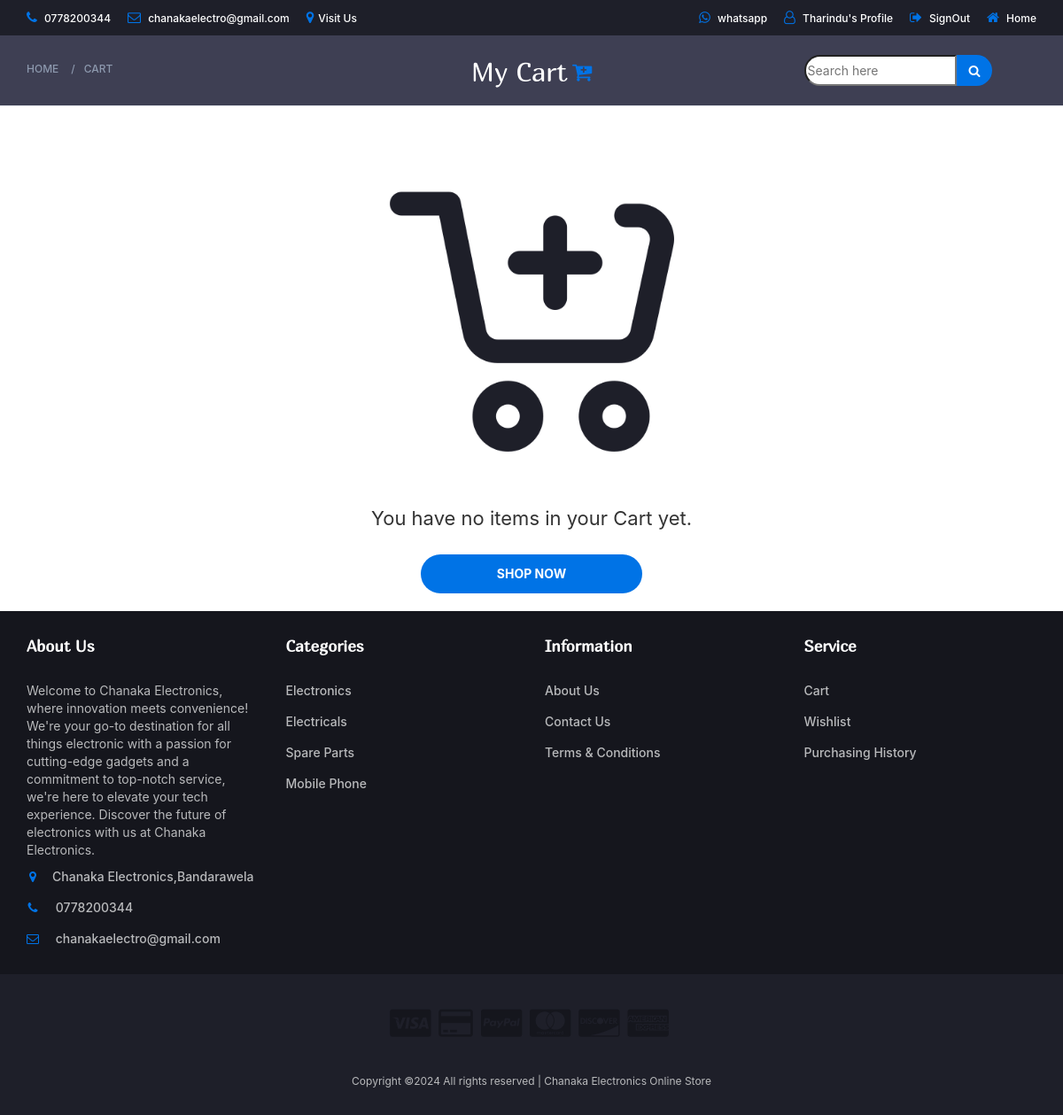
Page /cart.php (signed in) on the committed database.
### tables this page shows
CREATE TABLE IF NOT EXISTS `category` (
  `c_id` int NOT NULL AUTO_INCREMENT,
  `name` varchar(45) NOT NULL,
  `path` text,
  PRIMARY KEY (`c_id`) USING BTREE
);

### connection.php (called while the page is built, shortened)
<?php
class Database{
    public static $connection;
    public static function setUpConnection(){
        if(!isset(Database::$connection)){
            Database::$connection = new mysqli("localhost","root","tharinduCHA@8754","ceonline","3306");
        }
    }
    public static function search($q){
        $resultset = Database::$connection->query($q);
        return $resultset;
    }
}
?>

### cart.php (the view, shortened to what this page needs)
<!DOCTYPE html>
<html>
<?php
require "connection.php";
if (isset($_SESSION["user"])) {
    $email = $_SESSION["user"]["email"];
?>
    <head>
        <link type="text/css" rel="stylesheet" href="css/bootstrap.min.css" />
        <link type="text/css" rel="stylesheet" href="css/slick.css" />
        <link type="text/css" rel="stylesheet" href="css/slick-theme.css" />
        <link type="text/css" rel="stylesheet" href="css/nouislider.min.css" />
        <link rel="stylesheet" href="css/font-awesome.min.css">
        <link type="text/css" rel="stylesheet" href="css/style.css" />
        <link rel="stylesheet" href="style.css" />
        <link rel="stylesheet" href="bootstrap-icons.css" />
    </head>
    <body>
        <?php require "header.php"; ?>
        <div class="container-fluid vh-100">
            <div class="row">
                <div class="col-12  d-flex justify-content-center vh-100">
                    <div id="breadcrumb" class="section" style="height:80px; background-color: rgba(43, 45, 66, 0.91);">
                        <div class="container">
                            <div class="row  bread">
                                <div class="col-md-3 breadcrumb-resp" style="margin-top: 20px;">
                                    <ul class="breadcrumb-tree">
                                        <li><a href="home.php">Home</a></li>
                                        <li><a href="cart.php">cart</a></li>
                                    </ul>
                                </div>
                                <div class="col-md-6 col-sm-5 col-xs-5 wishlist" style="display: flex; justify-content: center; margin-top: 18px;">
                                    <h2 class="f3" style="font-weight:normal; color: white;">My Cart</h2>
                                    <a href="#" style="font-size: 24px; margin-left: 5px; color: #0073e6;"><i class="fa fa-cart-plus" aria-hidden="true"></i></a>
                                </div>
                                <div class="col-md-3 col-sm-5 col-xs-5 search-bar">
                                    <div class="header-search">
                                        <input class="input-search" placeholder="Search here" id="c">
                                        <button class="search-icon" style="font-size: 14px;"><i class="fa fa-search" aria-hidden="true" onclick="searchCart();"></i></button>
                                    </div>
                                </div>
                            </div>
                        </div>
                    </div>
                </div>
            </div>
            <?php
            $cart_rs = Database::search("SELECT * FROM `cart` WHERE `user_email`='" . $email . "'");
            $cart_num = $cart_rs->num_rows;
            $addrerss_Rsesultset = Database::search("SELECT district.id AS did FROM `user_has_address` INNER JOIN `city` ON user_has_address.city_id=city.id
            INNER JOIN `district` ON city.district_id=district.id WHERE `user_email`='" . $email . "'");
            $address_num = $addrerss_Rsesultset->num_rows;
            if ($address_num == 1) {
            ?>
                <?php
                if ($cart_num == 0) {
                ?>
                    <div class="col-12 ">
                        <div class="row">
                            <div class="col-12 empty-cart"></div><br>
                            <div class="col-12 text-center">
                                <label class="form-label f" style="font-size: 22px; font-weight: normal;">You have no items in your Cart
                                    yet.</label>
                            </div><br>
                            <div class="offset-4 col-12 d-grid mb-3" style="display: flex; justify-content: center;">
                                <a class="primary-shop-btn cta-btn" href="home.php">Shop now</a>
                            </div><br>
                        </div>
                    </div>
                <?php
                }
                ?>
        </div>
    </body>
    <?php require "footer.php"; ?>
</html>
<?php
            }
        } else {
            header("location:home.php");
        }
?>

### footer.php (shortened to what this page needs)
<!DOCTYPE html>
<html>
<head>
    <link type="text/css" rel="stylesheet" href="css/bootstrap.min.css" />
    <link type="text/css" rel="stylesheet" href="css/slick.css" />
    <link type="text/css" rel="stylesheet" href="css/slick-theme.css" />
    <link type="text/css" rel="stylesheet" href="css/nouislider.min.css" />
    <link rel="stylesheet" href="css/font-awesome.min.css">
    <link type="text/css" rel="stylesheet" href="css/style.css" />
</head>
<body class="body">
    <div class="">
        <div class="row">
            <div class="col-12 mt-5 foooter">
                <footer id="footer">
                    <div class="section">
                        <div class="container">
                            <div class="row">
                                <div class="col-md-3 col-xs-6">
                                    <div class="footer">
                                        <h3 class="footer-title">About Us</h3>
                                        <p class="about">
                                            Welcome to Chanaka Electronics, where innovation meets convenience!
                                            We're your go-to destination for all things electronic with a passion for cutting-edge gadgets and a
                                            commitment to top-notch service, we're here to elevate your tech experience.
                                            Discover the future of electronics with us at Chanaka Electronics.
                                        </p>
                                        <ul class="footer-links">
                                            <li><a href="https://maps.app.goo.gl/1fM9BCFsGSyPkZDT8"><i class="fa fa-map-marker"></i>Chanaka Electronics,Bandarawela</a></li>
                                            <li><a href="tel:+94778200344"><i class="fa fa-phone"></i> 0778200344</a></li>
                                            <li><a href="mailto:chanakaelectro@gmail.com"><i class="fa fa-envelope-o"></i> chanakaelectro@gmail.com</a></li>
                                        </ul>
                                    </div>
                                </div>
                                <div class="col-md-3 col-xs-6">
                                    <div class="footer">
                                        <h3 class="footer-title">Categories</h3>
                                        <ul class="footer-links">
                                            <?php
                                            $category_resultSet1 = Database::search("SELECT * FROM `category`");
                                            $category_num1 = $category_resultSet1->num_rows;
                                            for ($x = 0; $x < $category_num1; $x++) {
                                                $category_data1 = $category_resultSet1->fetch_assoc();
                                            ?>
                                                <li><a href="#"><?php echo $category_data1["name"]; ?></a></li>
                                            <?php
                                            }
                                            ?>
                                        </ul>
                                    </div>
                                </div>
                                <div class="col-md-3 col-xs-6">
                                    <div class="footer">
                                        <h3 class="footer-title ">Information</h3>
                                        <ul class="footer-links">
                                            <li><a href="http://chanakaelectronics.000webhostapp.com/index.php">About Us</a></li>
                                            <li><a href="tel:+94778200344">Contact Us</a></li>
                                            <li><a href="#">Terms & Conditions</a></li>
                                        </ul>
                                    </div>
                                </div>
                                <div class="col-md-3 col-xs-6">
                                    <div class="footer">
                                        <h3 class="footer-title">Service</h3>
                                        <ul class="footer-links">
                                            <li><a href="cart.php">Cart</a></li>
                                            <li><a href="wishlist.php">Wishlist</a></li>
                                            <li><a href="purchasingHistory.php">Purchasing History</a></li>
                                        </ul>
                                    </div>
                                </div>
                            </div>
                        </div>
                    </div>
                    <div id="bottom-footer" class="section">
                        <div class="container">
                            <div class="row">
                                <div class="col-md-12 text-center">
                                    <ul class="footer-payments">
                                        <li><a href="#"><i class="fa fa-cc-visa"></i></a></li>
                                        <li><a href="#"><i class="fa fa-credit-card"></i></a></li>
                                        <li><a href="#"><i class="fa fa-cc-paypal"></i></a></li>
                                        <li><a href="#"><i class="fa fa-cc-mastercard"></i></a></li>
                                        <li><a href="#"><i class="fa fa-cc-discover"></i></a></li>
                                        <li><a href="#"><i class="fa fa-cc-amex"></i></a></li>
                                    </ul>
                                    <span class="copyright">
                                        Copyright &copy; All rights reserved | Chanaka Electronics Online Store </a>
                                    </span>
                                </div>
                            </div>
                        </div>
                    </div>
                </footer>
            </div>
        </div>
    </div>
</body>

### css/style.css (style rules this page uses)
body { font-family: "Inter", sans-serif; font-weight: 400; color: #333; }
h1, h2, h3, h4, h5, h6 { color: #ffffff; font-weight: 700; margin: 0 0 10px; }
a { color: #2b2d42; font-weight: 500; -webkit-transition: 0.2s color; transition: 0.2s color; }
ul, ol { margin: 0; padding: 0; list-style: none; }
.section { padding-top: 30px; padding-bottom: 30px; }
#breadcrumb { padding: 30px 0px; background: #fbfbfc; border-bottom: 1px solid #e4e7ed; margin-bottom: 30px; display: flex; align-items: center; }
#breadcrumb .breadcrumb-tree { display: inline-block; }
#breadcrumb .breadcrumb-tree li { display: inline-block; font-size: 12px; font-weight: 500; text-transform: uppercase; }
#breadcrumb .breadcrumb-tree li + li { margin-left: 10px; }
#breadcrumb .breadcrumb-tree li + li:before { content: "/"; display: inline-block; color: #8d99ae; margin-right: 10px; }
#breadcrumb .breadcrumb-tree li a { color: #8d99ae; }
.header-search { padding: 15px 0px; font-family: Inter; font-size: 14px; }
.header-search { position: relative; }
#footer { background: #15161d; color: #b9babc; }
#bottom-footer { background: #1e1f29; }
.footer { padding: 0%; }
.footer .footer-title { color: #fff; font-size: 18px; margin: 0px 0px 30px; font-family: Marmelad; }
.footer-links li + li { margin-top: 15px; }
.footer-links li a { color: #b9babc; font-family: Inter; }
.about { font-family: Inter; }
.footer-links li i { margin-right: 15px; color: #0073e6; width: 14px; text-align: center; }
.copyright { margin-top: 30px; display: block; font-size: 12px; font-family: Inter; }
.footer-payments li { display: inline-block; margin-right: 5px; }
.footer-payments li a { color: #15161d; font-size: 36px; display: block; }

### style.css (style rules this page uses)
.body { margin: 0px; overflow-x: hidden; background-size: cover; font-family: "Inter"; }
.f3 { font-family: "Marmelad"; }
.empty-cart { height: 400px; background-image: url("resources/cart.png"); background-position: center; background-size: contain; background-repeat: no-repeat; }
.primary-shop-btn { display: inline-block; padding: 12px 30px; background-color: #0073e6; border: none; border-radius: 40px; color: #fff; text-transform: uppercase; font-weight: 700; text-align: center; -webkit-transition: 0.2s all; transition: 0.2s all; width: 250px; }
.input-search { width: calc(100% - 90px); margin-right: -4px; border-radius: 40px 0px 0px 40px; height: 35px; }
.search-icon { height: 35px; width: 40px; background: #0073e6; color: #fff; font-weight: 600; border: none; border-radius: 0px 40px 40px 0px; }

### rows in the picture
category: name "Electronics"
category: name "Electricals"
category: name "Spare Parts"
category: name "Mobile Phone"

### other values in the picture
$data["fname"] "Tharindu"
